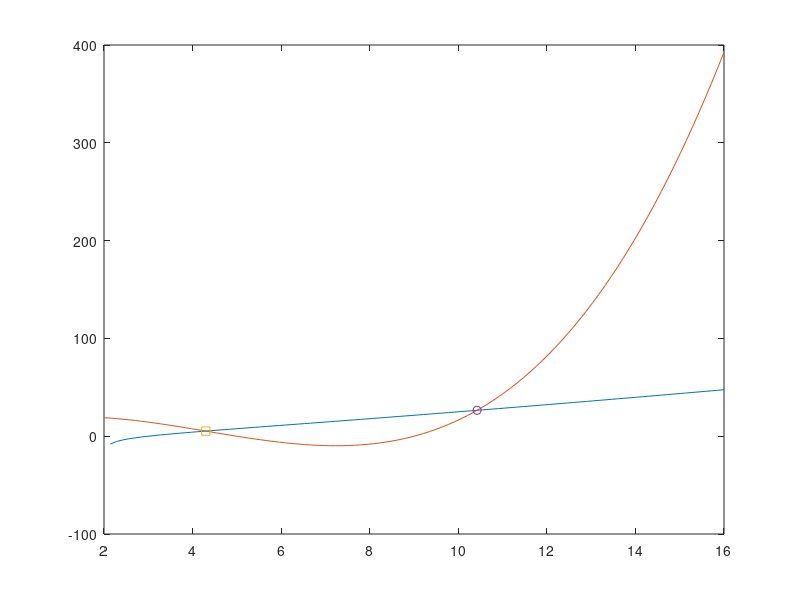

The MATLAB source for this figure:
%% Ej 47 (CÁLCULO PUNTOS DE CORTE)

fx = @(x) (x+2).*log(x-2);

gx = @(x) 0.3*(x+1).*(x-5).*(x-9);

x = linspace (2,16);
plot (x,fx(x),x,gx(x))

diferencia = @(x) fx(x) - gx(x);
sol1 = fzero (diferencia, 4)
sol2 = fzero (diferencia,11)
hold on
plot (sol1, fx(sol1),'s')
plot (sol2, fx(sol2),'o')
hold off

% No me dibuja los puntos NO ME DIBUJA LOS PUNTOS.
